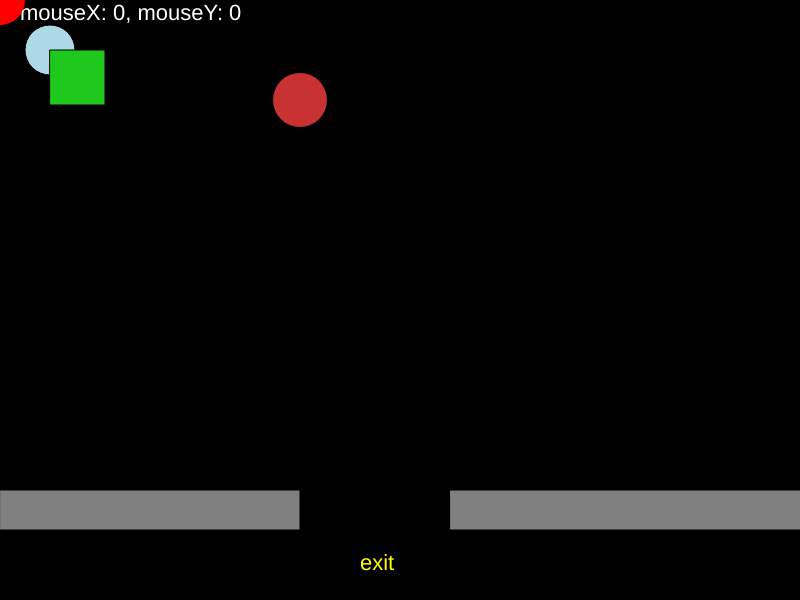
Frame 1 (no input)
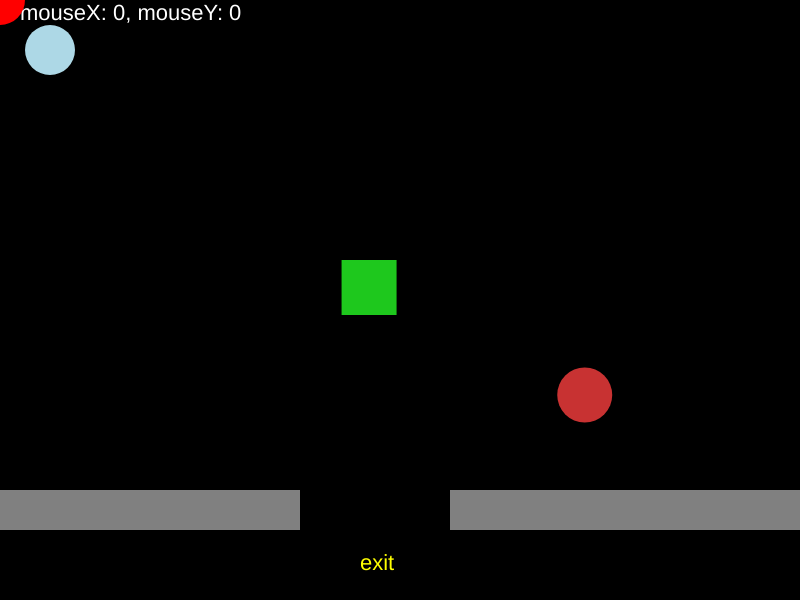
Frame 60 (no input)
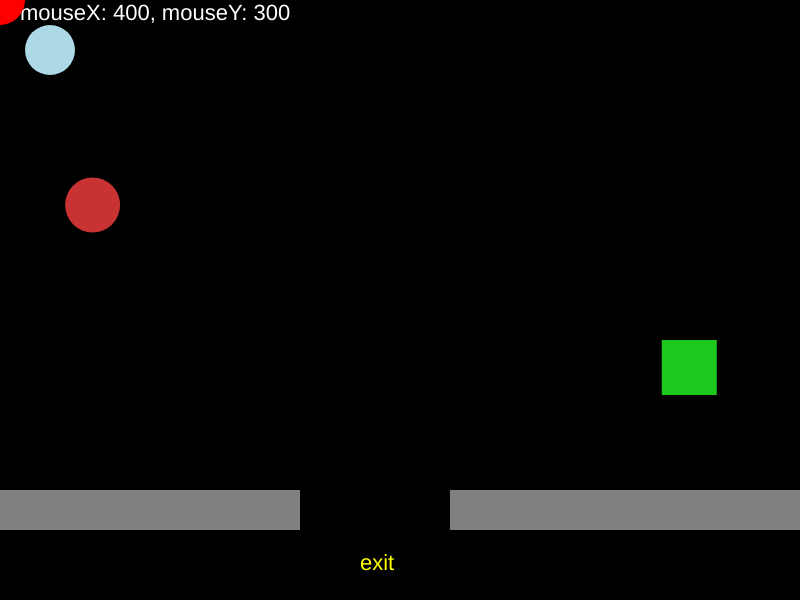
Frame 120 (the mouse pressed at the canvas centre since frame 60)

The p5.js sketch that drew these frames (run headless with seeded random() and noise() and a simulated clock; from frame 60 on, the mouse is pressed at the canvas centre):

// p5.js sketch
// ── sketch.js
// Player
let x = 50;
let y = 50;
let diameter = 50;

// Clicker obstacle
let mousex = 0;
let mousey = 0;

// Win condition
let gameWon = false;

// Square obstacle
let squareX = 50;
let squareY = 50;
let ySpeed = 10;

// Circle obstacle
let circleX = 300;  // Starting position for the circle
let circleY = 100;  // Starting position for the circle
let circleSpeed = 5; // Speed for circle movement

// FUNCTION SETUP *_+_*<3*_+_*
function setup() {
  createCanvas(800, 600);
}

// DRAW
function draw() {
  background(0);

  // Player
  fill("lightblue");
  circle(x, y, diameter);

  // Obstacle Square
  fill(30, 200, 29);
  square(squareX, squareY, 55);

  // Obstacle Circle
  fill(200, 50, 50); // Red color for circle
  ellipse(circleX, circleY, 55, 55); // Draw the circle

  // Exit boxes
  fill("grey");
  rect(450, 490, 400, 40);
  rect(0, 490, 300, 40);

  // Exit text
  fill("yellow");
  textSize(22);
  noStroke();
  text("exit", 360, 570);

  // Win Text
  if (gameWon) {
    textSize(33);
    fill("green");
    noStroke();
    textAlign(CENTER);
    text("You Won!", width / 2, height / 2);
  }

  // Mouse position
  fill(255);
  text(`mouseX: ${mouseX}, mouseY: ${mouseY}`, 20, 20);

  // Clicker obstacle
  fill("red");
  circle(mousex, mousey, 50);

  // Obstacle Movement for Square
  squareX += random(0, 10);
  squareY += ySpeed;
  if (squareY >= 450 || squareY <= 0) {
    ySpeed *= -1; // bounce
  }

  if (squareX > 800) {
    squareX = 0;
  }

  // Obstacle Movement for Circle (same logic as the square)
  circleX += random(0, 10);  // Random movement in the x-direction
  circleY += circleSpeed;  // Constant speed in the y-direction
  
  if (circleY >= 450 || circleY <= 0) {
    circleSpeed *= -1; // bounce
  }

  if (circleX > 800) {
    circleX = 0;
  }

  // Player Movement
  if (y > 490 && x >= 330 && x <= 450) {
    gameWon = true;
  }

  if (x >= 800) {
    x = 0;
  } else if (x <= 0) {
    x = 800;
  }

  if (y <= 0) {
    y = 0;
  } else if (y >= 600) {
    y = 0;
  }

  if (keyIsDown(83)) { // S
    y += 10;
  } else if (keyIsDown(87)) { // W
    y -= 10;
  }

  if (y > 465 && !(x >= 330 && x <= 450)) {
    y = 465;
  }

  if (keyIsDown(65)) { // A
    x -= 10;
  } else if (keyIsDown(68)) { // D
    x += 10;
  }
}

// Mouse Click Obstacle
function mouseClicked() {
  mousex = mouseX;
  mousey = mouseY;
}
